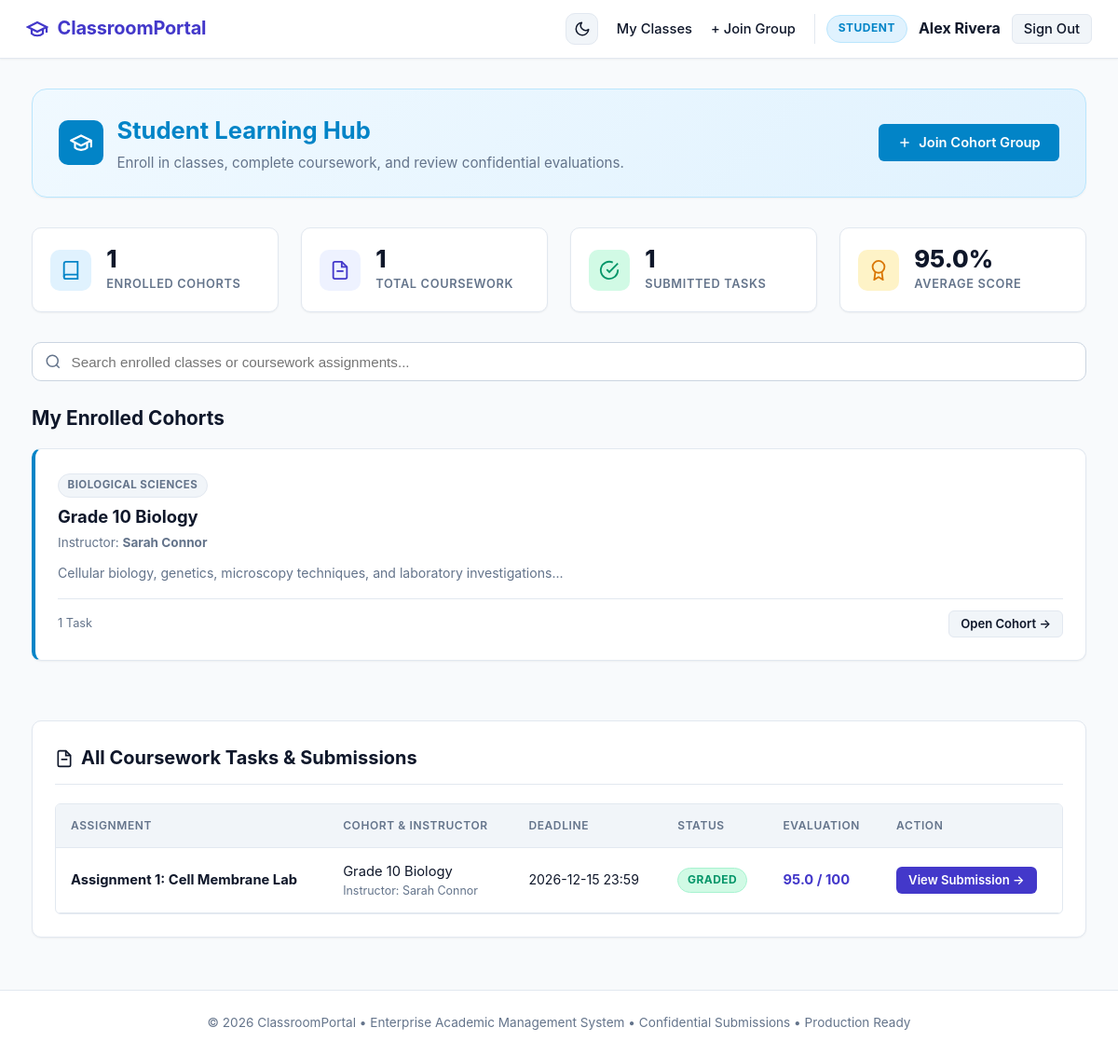
Page /student/dashboard (signed in) on the committed database.
### tables this page shows
CREATE TABLE users (
            id INTEGER PRIMARY KEY AUTOINCREMENT,
            username TEXT UNIQUE NOT NULL,
            email TEXT UNIQUE NOT NULL,
            password_hash TEXT NOT NULL,
            role TEXT NOT NULL CHECK(role IN ('teacher', 'student')),
            full_name TEXT NOT NULL,
            created_at TIMESTAMP DEFAULT CURRENT_TIMESTAMP
        );

CREATE TABLE groups (
            id INTEGER PRIMARY KEY AUTOINCREMENT,
            name TEXT NOT NULL,
            description TEXT,
            join_code TEXT UNIQUE NOT NULL,
            teacher_id INTEGER NOT NULL,
            created_at TIMESTAMP DEFAULT CURRENT_TIMESTAMP, subject TEXT NOT NULL DEFAULT 'General',
            FOREIGN KEY (teacher_id) REFERENCES users(id) ON DELETE CASCADE
        );

CREATE TABLE submissions (
            id INTEGER PRIMARY KEY AUTOINCREMENT,
            assignment_id INTEGER NOT NULL,
            student_id INTEGER NOT NULL,
            stored_filename TEXT NOT NULL,
            original_filename TEXT NOT NULL,
            notes TEXT,
            submitted_at TIMESTAMP DEFAULT CURRENT_TIMESTAMP,
            grade REAL,
            feedback TEXT,
            graded_at TIMESTAMP,
            FOREIGN KEY (assignment_id) REFERENCES assignments(id) ON DELETE CASCADE,
            FOREIGN KEY (student_id) REFERENCES users(id) ON DELETE CASCADE,
            UNIQUE(assignment_id, student_id)
        );

CREATE TABLE assignments (
            id INTEGER PRIMARY KEY AUTOINCREMENT,
            group_id INTEGER NOT NULL,
            title TEXT NOT NULL,
            description TEXT NOT NULL,
            due_date TEXT,
            max_points INTEGER DEFAULT 100,
            attachment_filename TEXT,
            original_attachment_name TEXT,
            created_at TIMESTAMP DEFAULT CURRENT_TIMESTAMP,
            FOREIGN KEY (group_id) REFERENCES groups(id) ON DELETE CASCADE
        );

### app.py (the view)
@app.route('/student/dashboard')
@student_required
def student_dashboard():
    db = get_db()
    enrolled_groups = db.execute(
        '''SELECT g.*, u.full_name AS teacher_name,
                  (SELECT COUNT(*) FROM assignments a WHERE a.group_id = g.id) AS assignment_count
           FROM group_memberships m
           JOIN groups g ON m.group_id = g.id
           JOIN users u ON g.teacher_id = u.id
           WHERE m.student_id = ?
           ORDER BY m.joined_at DESC''',
        (g.user['id'],)
    ).fetchall()
    pending_assignments = db.execute(
        '''SELECT a.*, g.name AS group_name, u.full_name AS teacher_name,
                  s.id AS submission_id, s.grade, s.submitted_at, s.graded_at
           FROM group_memberships m
           JOIN assignments a ON m.group_id = a.group_id
           JOIN groups g ON a.group_id = g.id
           JOIN users u ON g.teacher_id = u.id
           LEFT JOIN submissions s ON s.assignment_id = a.id AND s.student_id = ?
           WHERE m.student_id = ?
           ORDER BY a.due_date ASC, a.created_at DESC''',
        (g.user['id'], g.user['id'])
    ).fetchall()
    completed_count = sum(1 for a in pending_assignments if a['submission_id'] is not None)
    total_tasks = len(pending_assignments)
    graded_scores = [a['grade'] for a in pending_assignments if a['grade'] is not None]
    avg_score = round(sum(graded_scores) / len(graded_scores), 1) if graded_scores else None
    return render_template(
        'student/dashboard.html',
        groups=enrolled_groups,
        assignments=pending_assignments,
        completed_count=completed_count,
        total_tasks=total_tasks,
        avg_score=avg_score
    )

### templates/student/dashboard.html (shortened to what this page needs)
{% extends "base.html" %}
{% block content %}
<div class="role-hero student-hero">
    <div style="display: flex; align-items: center; gap: 0.9rem;">
        <div style="width: 48px; height: 48px; border-radius: var(--radius-md); background: var(--accent); display: flex; align-items: center; justify-content: center; color: white;">
            <svg width="26" height="26" viewBox="0 0 24 24" fill="none" stroke="currentColor" stroke-width="2" stroke-linecap="round" stroke-linejoin="round">
                <path d="M22 10v6M2 10l10-5 10 5-10 5z"/>
                <path d="M6 12v5c3 3 9 3 12 0v-5"/>
            </svg>
        </div>
        <div>
            <h1 style="font-size: 1.6rem; font-weight: 700; color: var(--accent); margin: 0;">Student Learning Hub</h1>
            <p style="color: var(--text-muted); margin: 0.25rem 0 0 0; font-size: 0.95rem;">
                Enroll in classes, complete coursework, and review confidential evaluations.
            </p>
        </div>
    </div>
    <a href="{{ url_for('student_join_group') }}" class="btn btn-primary" style="white-space: nowrap; background-color: var(--accent);">
        <svg width="16" height="16" viewBox="0 0 24 24" fill="none" stroke="currentColor" stroke-width="2.5"><line x1="12" y1="5" x2="12" y2="19"></line><line x1="5" y1="12" x2="19" y2="12"></line></svg>
        Join Cohort Group
    </a>
</div>
<div class="grid grid-4" style="margin-bottom: 2rem;">
    <div class="stat-card">
        <div class="stat-icon accent">
            <svg width="22" height="22" viewBox="0 0 24 24" fill="none" stroke="currentColor" stroke-width="2"><path d="M4 19.5A2.5 2.5 0 0 1 6.5 17H20"></path><path d="M6.5 2H20v20H6.5A2.5 2.5 0 0 1 4 19.5v-15A2.5 2.5 0 0 1 6.5 2z"></path></svg>
        </div>
        <div class="stat-content">
            <div class="stat-number">{{ groups|length }}</div>
            <div class="stat-label">Enrolled Cohorts</div>
        </div>
    </div>
    <div class="stat-card">
        <div class="stat-icon primary">
            <svg width="22" height="22" viewBox="0 0 24 24" fill="none" stroke="currentColor" stroke-width="2"><path d="M14 2H6a2 2 0 0 0-2 2v16a2 2 0 0 0 2 2h12a2 2 0 0 0 2-2V8z"></path><polyline points="14 2 14 8 20 8"></polyline><line x1="16" y1="13" x2="8" y2="13"></line></svg>
        </div>
        <div class="stat-content">
            <div class="stat-number">{{ total_tasks }}</div>
            <div class="stat-label">Total Coursework</div>
        </div>
    </div>
    <div class="stat-card">
        <div class="stat-icon success">
            <svg width="22" height="22" viewBox="0 0 24 24" fill="none" stroke="currentColor" stroke-width="2"><path d="M22 11.08V12a10 10 0 1 1-5.93-9.14"></path><polyline points="22 4 12 14.01 9 11.01"></polyline></svg>
        </div>
        <div class="stat-content">
            <div class="stat-number">{{ completed_count }}</div>
            <div class="stat-label">Submitted Tasks</div>
        </div>
    </div>
    <div class="stat-card">
        <div class="stat-icon warning">
            <svg width="22" height="22" viewBox="0 0 24 24" fill="none" stroke="currentColor" stroke-width="2"><circle cx="12" cy="8" r="7"></circle><polyline points="8.21 13.89 7 23 12 20 17 23 15.79 13.88"></polyline></svg>
        </div>
        <div class="stat-content">
            <div class="stat-number">{% if avg_score %}{{ avg_score }}%{% else %}N/A{% endif %}</div>
            <div class="stat-label">Average Score</div>
        </div>
    </div>
</div>
<div class="search-container">
    <input type="text" id="student-search" class="search-input" placeholder="Search enrolled classes or coursework assignments..." onkeyup="filterStudentDashboard()">
</div>
<div style="margin-bottom: 2.5rem;">
    <h2 style="font-size: 1.3rem; font-weight: 700; margin-bottom: 1rem;">My Enrolled Cohorts</h2>
    {% if groups %}
        <div class="grid grid-3" id="enrolled-groups-container">
            {% for g in groups %}
                <div class="card student-group-card" data-search="{{ g['name']|lower }} {{ g['subject']|lower }} {{ g['teacher_name']|lower }}" style="display: flex; flex-direction: column; justify-content: space-between; border-left: 4px solid var(--accent);">
                    <div>
                        <span class="badge badge-secondary" style="font-size: 0.72rem; margin-bottom: 0.35rem;">{{ g['subject'] }}</span>
                        <h3 style="font-size: 1.15rem; font-weight: 700; margin-bottom: 0.25rem;">
                            <a href="{{ url_for('student_group_detail', group_id=g['id']) }}" style="color: var(--text-main); text-decoration: none;">
                                {{ g['name'] }}
                            </a>
                        </h3>
                        <div style="font-size: 0.85rem; color: var(--text-muted); margin-bottom: 0.75rem;">
                            Instructor: <strong>{{ g['teacher_name'] }}</strong>
                        </div>
                        {% if g['description'] %}
                            <p style="color: var(--text-muted); font-size: 0.88rem; margin-bottom: 1rem; line-height: 1.45;">
                                {{ g['description'][:80] }}{% if g['description']|length > 80 %}...{% endif %}
                            </p>
                        {% endif %}
                    </div>
                    <div style="border-top: 1px solid var(--border-color); padding-top: 0.75rem; display: flex; justify-content: space-between; align-items: center;">
                        <span style="font-size: 0.8rem; color: var(--text-muted);">{{ g['assignment_count'] }} Task{% if g['assignment_count'] != 1 %}s{% endif %}</span>
                        <a href="{{ url_for('student_group_detail', group_id=g['id']) }}" class="btn btn-secondary btn-sm">
                            Open Cohort &rarr;
                        </a>
                    </div>
                </div>
            {% endfor %}
        </div>
    {% endif %}
</div>
<div class="card">
    <div class="card-header">
        <h2 class="card-title">
            <svg width="20" height="20" viewBox="0 0 24 24" fill="none" stroke="currentColor" stroke-width="2"><path d="M14 2H6a2 2 0 0 0-2 2v16a2 2 0 0 0 2 2h12a2 2 0 0 0 2-2V8z"></path><polyline points="14 2 14 8 20 8"></polyline><line x1="16" y1="13" x2="8" y2="13"></line></svg>
            All Coursework Tasks &amp; Submissions
        </h2>
    </div>
    {% if assignments %}
        <div class="table-container">
            <table class="table">
                <thead>
                    <tr>
                        <th>Assignment</th>
                        <th>Cohort &amp; Instructor</th>
                        <th>Deadline</th>
                        <th>Status</th>
                        <th>Evaluation</th>
                        <th>Action</th>
                    </tr>
                </thead>
                <tbody>
                    {% for a in assignments %}
                        <tr class="assignment-row" data-search="{{ a['title']|lower }} {{ a['group_name']|lower }} {{ a['teacher_name']|lower }}">
                            <td>
                                <strong>{{ a['title'] }}</strong>
                            </td>
                            <td>
                                <div>{{ a['group_name'] }}</div>
                                <div style="font-size: 0.78rem; color: var(--text-muted);">Instructor: {{ a['teacher_name'] }}</div>
                            </td>
                            <td>
                                <span style="font-size: 0.88rem;">{{ a['due_date'] }}</span>
                            </td>
                            <td>
                                {% if a['submission_id'] %}
                                    {% if a['grade'] is not none %}
                                        <span class="badge badge-success">Graded</span>
                                    {% else %}
                                        <span class="badge badge-warning">Submitted (Awaiting Score)</span>
                                    {% endif %}
                                {% else %}
                                    <span class="badge badge-danger">Not Submitted</span>
                                {% endif %}
                            </td>
                            <td>
                                {% if a['grade'] is not none %}
                                    <strong style="color: var(--primary);">{{ a['grade'] }} / {{ a['max_points'] }}</strong>
                                {% else %}
                                    <span style="color: var(--text-muted);">-</span>
                                {% endif %}
                            </td>
                            <td>
                                <a href="{{ url_for('student_assignment_detail', assignment_id=a['id']) }}" class="btn btn-primary btn-sm" style="{% if not a['submission_id'] %}background-color: var(--accent);{% endif %}">
                                    {% if a['submission_id'] %}View Submission{% else %}Submit Homework{% endif %} &rarr;
                                </a>
                            </td>
                        </tr>
                    {% endfor %}
                </tbody>
            </table>
        </div>
    {% else %}
        <div style="text-align: center; padding: 2rem 1rem; color: var(--text-muted);">
            No coursework tasks assigned yet.
        </div>
    {% endif %}
</div>
{% endblock %}

### templates/base.html (shortened to what this page needs)
<!DOCTYPE html>
<html lang="en">
<head>
    <link rel="stylesheet" href="{{ url_for('static', filename='css/style.css') }}">
</head>
<body>
    <header class="navbar">
        <a href="{{ url_for('index') }}" class="nav-brand">
            <svg class="brand-icon" xmlns="http://www.w3.org/2000/svg" viewBox="0 0 24 24" stroke="currentColor">
                <path d="M22 10v6M2 10l10-5 10 5-10 5z"/>
                <path d="M6 12v5c3 3 9 3 12 0v-5"/>
            </svg>
            <span>ClassroomPortal</span>
        </a>
        <nav>
            <ul class="nav-links">
                <li>
                    <button id="theme-toggle" class="theme-toggle-btn" aria-label="Toggle Theme" title="Switch Light/Dark Mode">
                        <svg class="moon-icon" xmlns="http://www.w3.org/2000/svg" width="18" height="18" viewBox="0 0 24 24" fill="none" stroke="currentColor" stroke-width="2" stroke-linecap="round" stroke-linejoin="round">
                            <path d="M21 12.79A9 9 0 1 1 11.21 3 7 7 0 0 0 21 12.79z"></path>
                        </svg>
                    </button>
                </li>
                {% if g.user %}
                    {% if g.user['role'] == 'teacher' %}
                        <li><a href="{{ url_for('teacher_dashboard') }}">My Groups</a></li>
                        <li><a href="{{ url_for('teacher_create_group') }}">+ New Group</a></li>
                    {% else %}
                        <li><a href="{{ url_for('student_dashboard') }}">My Classes</a></li>
                        <li><a href="{{ url_for('student_join_group') }}">+ Join Group</a></li>
                    {% endif %}
                    <li class="nav-user">
                        {% if g.user['role'] == 'teacher' %}
                            <span class="user-badge teacher">Instructor</span>
                        {% else %}
                            <span class="user-badge student">Student</span>
                        {% endif %}
                        <strong>{{ g.user['full_name'] }}</strong>
                        <a href="{{ url_for('logout') }}" class="btn btn-secondary btn-sm">Sign Out</a>
                    </li>
                {% else %}
                    <li><a href="{{ url_for('login') }}">Sign In</a></li>
                    <li><a href="{{ url_for('register') }}" class="btn btn-primary btn-sm">Create Account</a></li>
                {% endif %}
            </ul>
        </nav>
    </header>
    <main class="container">
        {% block content %}{% endblock %}
    </main>
    <footer>
        <p>&copy; 2026 ClassroomPortal &bull; Enterprise Academic Management System &bull; Confidential Submissions &bull; Production Ready</p>
    </footer>
</body>
</html>

### rows in the picture
users: user.full_name "Alex Rivera"
groups: subject "BIOLOGICAL SCIENCES", name "Grade 10 Biology", teacher_name "Sarah Connor", description "Cellular biology, genetics, microscopy techniques, and laboratory investigations", assignment_count "1"
submissions: title "Assignment 1: Cell Membrane Lab", group_name "Grade 10 Biology", teacher_name "Sarah Connor", due_date "2026-12-15 23:59", shows "GRADED", grade "95.0", max_points "100", shows "View Submission"

### other values in the picture
{{ groups|length }} "1"
{{ total_tasks }} "1"
{{ completed_count }} "1"
{{ avg_score }} "95.0"
